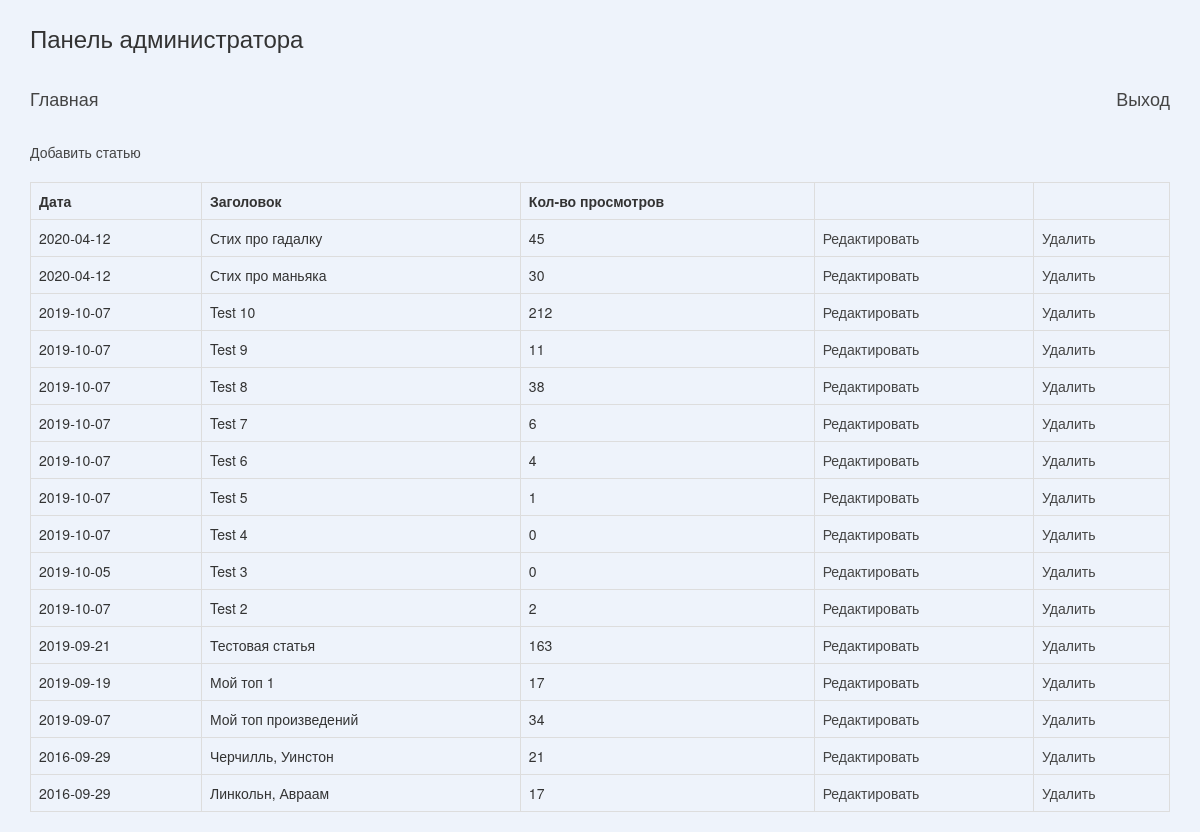
Page /admin/index.php (signed in) on the committed database.
### tables this page shows
CREATE TABLE `articles` (
  `id` int(11) NOT NULL,
  `title` varchar(256) NOT NULL,
  `content` text NOT NULL,
  `data` date NOT NULL,
  `image` text NOT NULL,
  `views` int(124) NOT NULL
);

### models/articles.php (called while the page is built, shortened)
<?php
function article_all_admin($link)
{
    $query = "SELECT * FROM `articles` ORDER BY id DESC";
    $result = mysqli_query($link, $query);
    $n = mysqli_num_rows($result);
    $articles = array();
    for ($i = 0; $i < $n; $i++){
        $row = mysqli_fetch_assoc($result);
        $articles[] =$row;
    }
    return $articles;
}
?>

### views/articles_admin.php (the view, shortened to what this page needs)
<!DOCTYPE html>
<html lang="ru">
<head>
  <link rel="stylesheet" href="https://maxcdn.bootstrapcdn.com/bootstrap/3.3.6/css/bootstrap.min.css">
  <link rel="stylesheet" type="text/css" href="/views/css/style.css">
</head>
<body>
  <div class="container">
      <h2>Панель администратора</h2>
      <div class="admin_p_btn">
          <a class="admin_p_btn_home" href="/index.php"> Главная           </a>
          <a class="admin_p_btn_logout" href="index.php?do=logout">Выход   </a>
      </div>
      <div>
          <a href="index.php?action=add">Добавить статью</a>
          <table class="table table-bordered">
              <tr>
                  <th>Дата</th>
                  <th>Заголовок</th>
                  <th>Кол-во просмотров</th>
                  <th></th>
                  <th></th>
              </tr>
              <?php foreach($articles as $a): ?>
              <tr>
                  <td><?=$a['data']?></td>
                  <td><?=$a['title']?></td>
                  <td><?=$a['views']?></td>
                  <td>
                      <a href="index.php?action=edit&id=<?=$a['id']?>">Редактировать</a>
                  </td>
                  <td>
                      <a href="index.php?action=delete&id=<?=$a['id']?>">Удалить</a>
                  </td>
              </tr>
              <?php endforeach ?>
          </table>
      </div>
  </div>
    </body>
</html>

### views/css/style.css (style rules this page uses)
html { height: 100%; }
body { padding: 0; margin: 0; background: #eef3fb no-repeat top center fixed; font-size: 14px; display: flex; flex-direction: column; height: 100%; }
a { color: #444; }
h2 { font-size: 24px; font-weight: 400; margin: 25px 0 25px 0; }
.admin_p_btn { margin: 20px auto; font-size: 18px; display: flex; justify-content: space-between; }
.admin_p_btn_home, .admin_p_btn_logout { padding: 10px 0px; }
.table { margin-top: 20px; }
td a { width: 70%; height: 100%; display: block; }

### rows in the picture
articles: data "2020-04-12", title "Стих про гадалку", views "45"
articles: data "2020-04-12", title "Стих про маньяка", views "30"
articles: data "2019-10-07", title "Test 10", views "212"
articles: data "2019-10-07", title "Test 9", views "11"
articles: data "2019-10-07", title "Test 8", views "38"
articles: data "2019-10-07", title "Test 7", views "6"
articles: data "2019-10-07", title "Test 6", views "4"
articles: data "2019-10-07", title "Test 5", views "1"
articles: data "2019-10-07", title "Test 4", views "0"
articles: data "2019-10-05", title "Test 3", views "0"
articles: data "2019-10-07", title "Test 2", views "2"
articles: data "2019-09-21", title "Тестовая статья", views "163"
articles: data "2019-09-19", title "Мой топ 1", views "17"
articles: data "2019-09-07", title "Мой топ произведений", views "34"
articles: data "2016-09-29", title "Черчилль, Уинстон", views "21"
articles: data "2016-09-29", title "Линкольн, Авраам", views "17"
